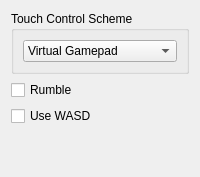
        <widget class="QWidget" name="controlsTab">
         <attribute name="title">
          <string>Controls</string>
         </attribute>
         <layout class="QVBoxLayout" name="verticalLayout_7">
          <item>
           <widget class="QGroupBox" name="touchControl">
            <property name="toolTip">
             <string>&lt;html&gt;&lt;head/&gt;&lt;body&gt;&lt;p&gt;&lt;span style=&quot; font-weight:600;&quot;&gt;Virtual Gamepad (Recommended):&lt;/span&gt; Slide your finger to move and turn.&lt;/p&gt;&lt;p&gt;&lt;span style=&quot; font-weight:600;&quot;&gt;Virtual Arrow Keys:&lt;/span&gt; Tap screen areas to move. The top moves forward, the bottom turns or moves back.&lt;/p&gt;&lt;p&gt;&lt;span style=&quot; font-weight:600;&quot;&gt;Virtual Mouse:&lt;/span&gt; Emulates classic mouse controls with touch.&lt;/p&gt;&lt;/body&gt;&lt;/html&gt;</string>
            </property>
            <property name="title">
             <string>Touch Control Scheme</string>
            </property>
            <layout class="QHBoxLayout" name="horizontalLayout_4">
             <item>
              <widget class="QComboBox" name="touchComboBox">
               <property name="currentIndex">
                <number>2</number>
               </property>
               <item>
                <property name="text">
                 <string>Virtual Mouse</string>
                </property>
               </item>
               <item>
                <property name="text">
                 <string>Virtual Arrow Keys</string>
                </property>
               </item>
               <item>
                <property name="text">
                 <string>Virtual Gamepad</string>
                </property>
               </item>
              </widget>
             </item>
            </layout>
           </widget>
          </item>
          <item>
           <widget class="QCheckBox" name="rumbleCheckBox">
            <property name="enabled">
             <bool>true</bool>
            </property>
            <property name="toolTip">
             <string>Enable controller rumble.</string>
            </property>
            <property name="text">
             <string>Rumble</string>
            </property>
            <property name="checkable">
             <bool>true</bool>
            </property>
           </widget>
          </item>
          <item>
           <widget class="QCheckBox" name="wasdCheckBox">
            <property name="enabled">
             <bool>true</bool>
            </property>
            <property name="toolTip">
              <string>Use the WASD keys for navigation.</string>
            </property>
            <property name="text">
             <string>Use WASD</string>
            </property>
            <property name="checkable">
             <bool>true</bool>
            </property>
           </widget>
          </item>
          <item> 
            <spacer name="verticalSpacer_2">
            <property name="orientation">
             <enum>Qt::Orientation::Vertical</enum>
            </property>
            <property name="sizeHint" stdset="0">
             <size>
              <width>20</width>
              <height>40</height>
             </size>
            </property>
           </spacer>
          </item>
         </layout>
        </widget>
